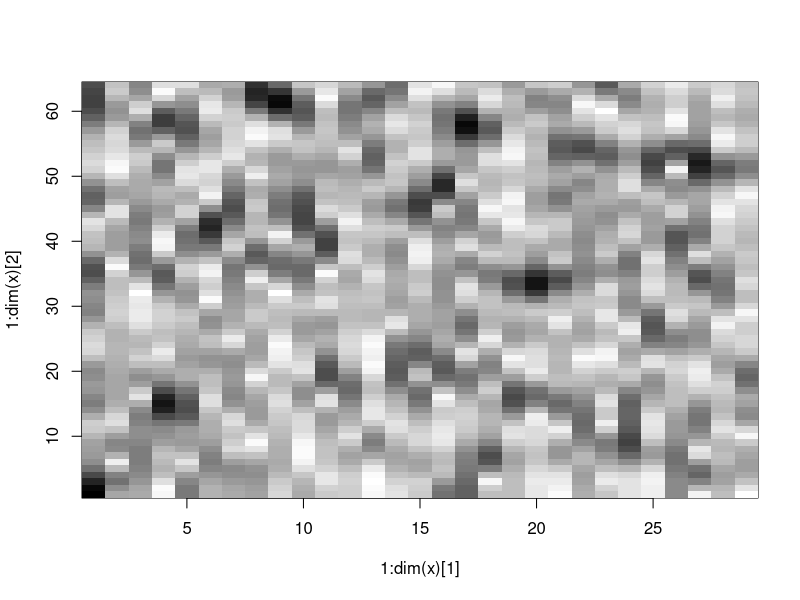

Recreate this plot in R.
library(e1071)


### Name: stft
### Title: Computes the Short Time Fourier Transform of a Vector
### Aliases: stft
### Keywords: ts

### ** Examples
x<-rnorm(500)
y<-stft(x)
plot(y)
